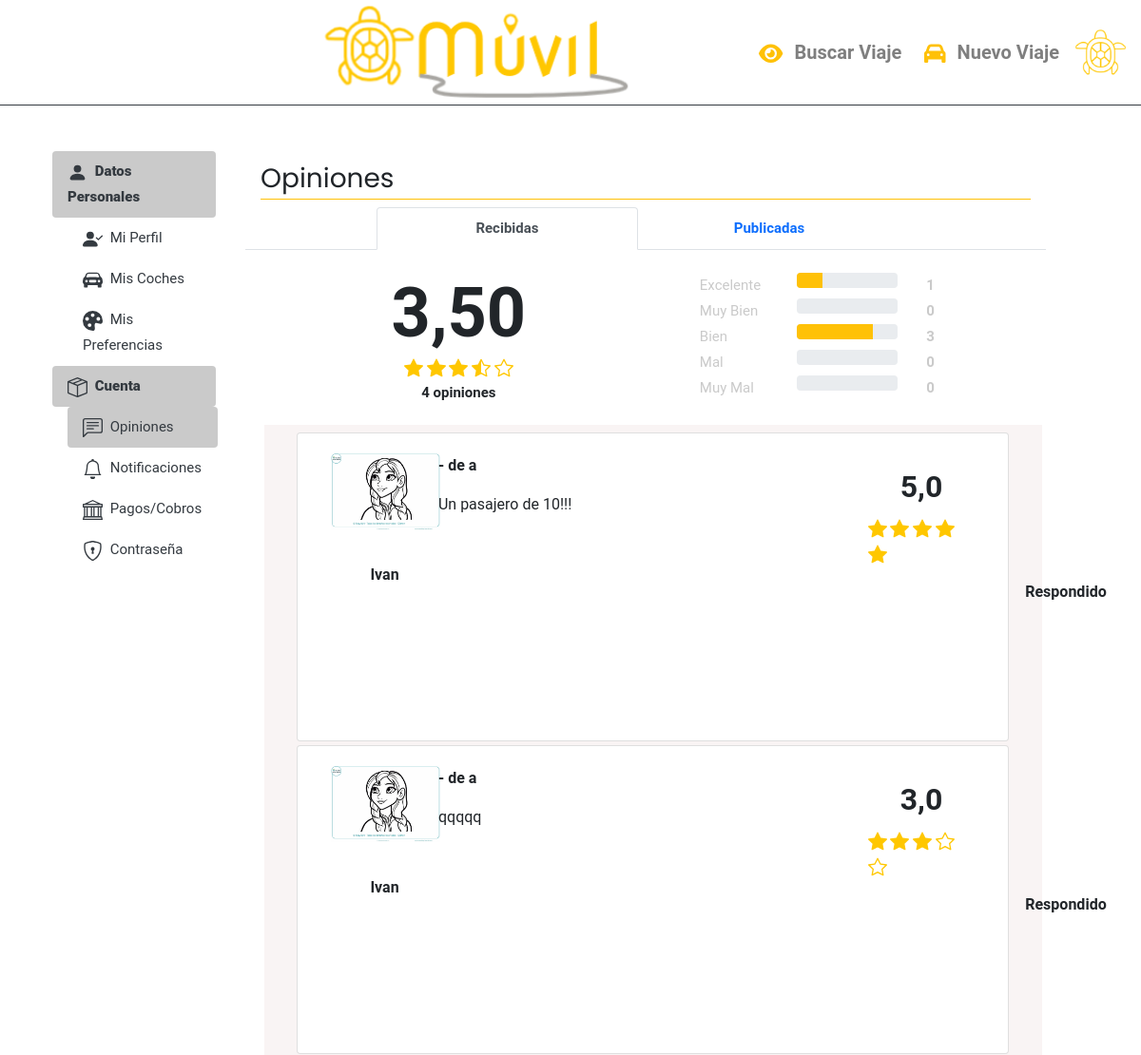
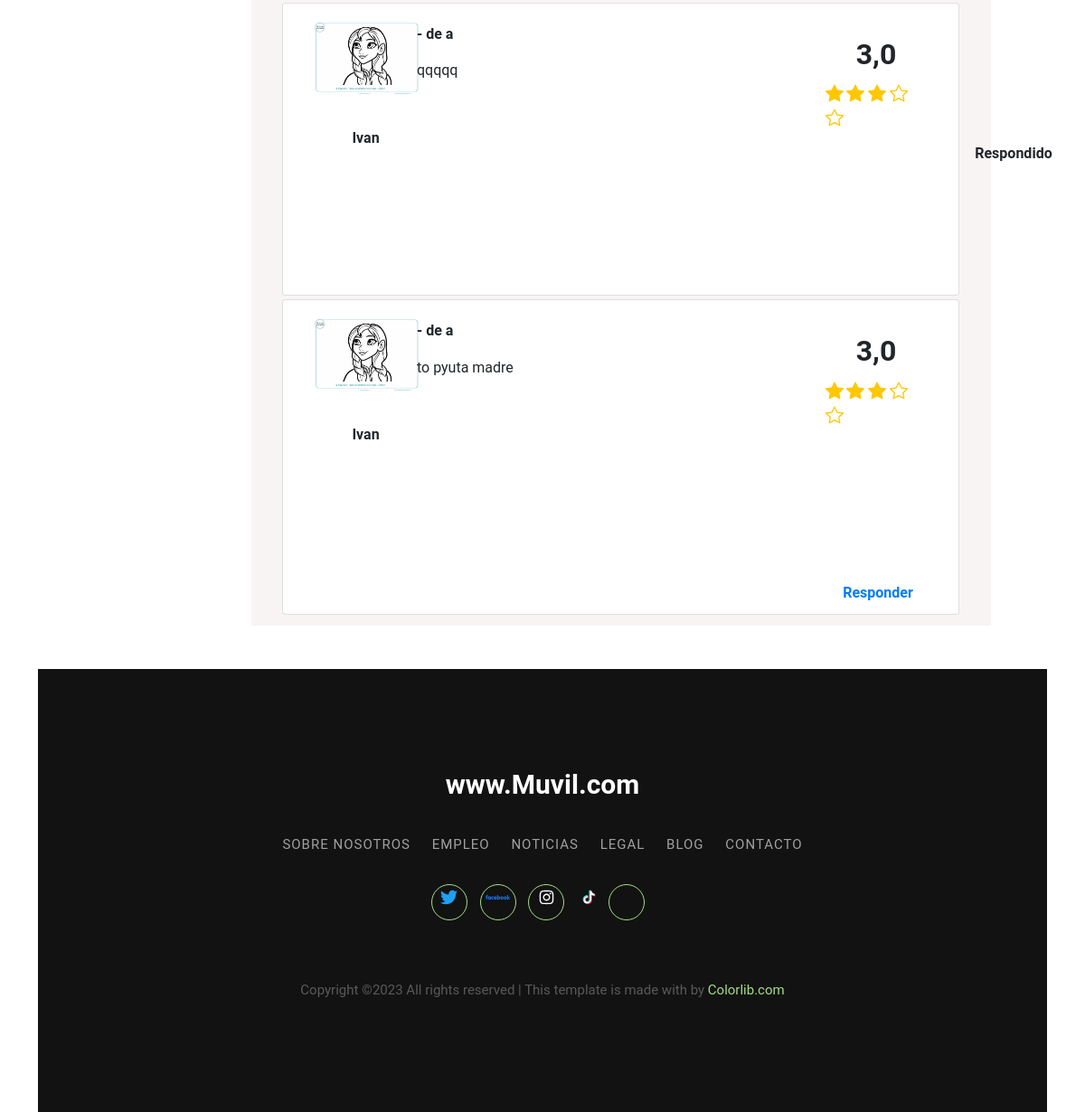
Screenshot of /menu_usuario/opiniones/ (signed in) with the database file from the repository (2 pictures, top to bottom).
### Aplicaciones/FrontEnd/models.py (models this page shows, shortened)
class Personas (models.Model):
    phoneNumberRegex = RegexValidator(regex=r"^\+?1?\d{8,15}$")
    id_usuario = models.ForeignKey(Usuario, to_field='id', null=True, blank=True, on_delete=models.CASCADE)
    nombre = models.CharField(max_length=64, blank=False, null=False)
    apellido1 = models.CharField(max_length=64, blank=False, null=False)
    apellido2 = models.CharField(max_length=64, blank=True, null=True)
    fec_nacimiento = models.DateField(blank=False, null=False)
    tipo_documento = models.CharField (max_length=8, blank=False, null=False)
    numero_documento = models.CharField(max_length=32, blank=False, null=False, unique=True)
    num_telefono = models.CharField(validators = [phoneNumberRegex], max_length = 16, blank=False, null=False)
    genero = models.CharField(max_length=1, choices=genero, default='F', blank=True, null=True)
    puntuacion = models.DecimalField(max_digits=2, decimal_places=1, default=3.5, blank=True, null=True)
    prestigio = models.CharField(max_length=2, choices=prestigio, default='B', blank=True, null=True)
    numero_opiniones = models.PositiveIntegerField(default = '0', blank=True, null=True)
    descripcion = models.CharField(max_length=3000, blank=True, null=True)
    imagen = models.ImageField(upload_to='images/users_profile', default="images/users_profile/avatar-mujer.jpg")
    pref_conversacion = models.PositiveIntegerField(default='1')
    pref_musica = models.PositiveIntegerField(default='1')
    pref_mascota = models.PositiveIntegerField(default='1')
    pref_fumar = models.PositiveIntegerField(default='1')
    pref_comida = models.PositiveIntegerField(default='1')
    notif_noticiasofertas = models.PositiveIntegerField(default='3')
    notif_opiniones = models.PositiveIntegerField(default='3')
    notif_reservas = models.PositiveIntegerField(default='3')
    fec_created = models.DateTimeField(auto_now_add=True)
    fec_updated = models.DateTimeField(auto_now=True)
    class Meta:
        verbose_name = 'personas'
        verbose_name_plural = 'personas'

class Opiniones (models.Model):
    id_persona_publicador = models.ForeignKey(Personas, to_field='id', on_delete=models.CASCADE, related_name='id_publicador')
    id_persona_receptor = models.ForeignKey(Personas, to_field='id', on_delete=models.CASCADE, related_name='id_receptor')
    id_viaje = models.ForeignKey(Viajes, to_field='id', null=True, blank=True, on_delete=models.CASCADE)
    puntuacion = models.DecimalField(max_digits=2, decimal_places=1, default=3.5)
    categoria_puntuacion = models.PositiveIntegerField(choices=categorias_puntuacion, default=3)
    mensaje_opinion = models.CharField(max_length=3000, blank=True, null=True)
    fechor_opinion = models.DateTimeField(blank=True, null=True)
    flg_leido = models.BooleanField(default=False)
    flg_opinion_respondida = models.BooleanField(default=False)
    id_opinion_respuesta = models.ForeignKey('self', to_field='id', on_delete=models.CASCADE, blank=True, null=True)
    fec_created = models.DateTimeField(auto_now_add=True)
    fec_updated = models.DateTimeField(auto_now=True)
    class Meta:
        verbose_name = 'opiniones'
        verbose_name_plural = 'opiniones'

### Aplicaciones/FrontEnd/decorators.py (the view)
        def _wrapped_view(request, *args, **kwargs):
            usuario = Personas.objects.get(id_usuario=request.user.id)
            kwargs['usuario'] = usuario
            return view_func(request, *args, **kwargs)

### Aplicaciones/FrontEnd/templates/menu_usuario_opiniones.html (shortened to what this page needs)
{% extends "menu_usuario_navbar.html" %}
{% load static %}
{% block contenido_tab %}
				<div class="tab-pane fade show active" id="v-pills-opiniones" role="tabpanel" aria-labelledby="v-pills-opiniones-tab">
					<div class="row">
						<div class="col-12 px-3 pt-2">
							<h3 class="border-bottom border-5 border-warning">Opiniones</h3>
						</div>
					</div>
					<nav class="row">
					  	<div class="nav nav-tabs justify-content-center col-12" id="opinion-nav-tab" role="tablist">
							<button class="nav-link active fw-bold col-4" id="nav-received-tab" data-bs-toggle="tab" data-bs-target="#nav-received" type="button" role="tab" aria-controls="nav-received" aria-selected="true">Recibidas</button>
							<button class="nav-link fw-bold col-4" id="nav-posted-tab" data-bs-toggle="tab" data-bs-target="#nav-posted" type="button" role="tab" aria-controls="nav-posted" aria-selected="false">Publicadas</button>
					  	</div>
					</nav>
					<div class="row tab-content" id="opinion-nav-tabContent">
					  	<div class="tab-pane fade show active" id="nav-received" role="tabpanel" aria-labelledby="nav-posted-tab">
							{% include "opiniones_recibidas.html" %}
						</div>
					</div>
				</div>
{% endblock %}

### Aplicaciones/FrontEnd/templates/cabecera_grande.html (shortened to what this page needs)
{% load static %}
<!DOCTYPE html>
<html lang="en">
<head>
	<link type='text/css' href='{% static "css/cabecera.css" %}' rel='stylesheet' />
	<link type='text/css' href='{% static "./css/fontawesome/all.min.css" %}' rel='stylesheet' />
</head>
<body>
		<header>
			<nav class="navbar navbar-light navbar-expand-lg bg-white p-0">
  				<div class="container-fluid border-bottom border-3 border-dark">
					<a class="navbar-brand order-2 order-md-1 col-7 d-none d-md-flex justify-content-end" href="{% url 'n_pagina_principal' %}"><img src="{% static 'img/logo_Muvil_pagina_principal.png' %}" height="100px" alt="MÚVIL"></a>
    				<div class="collapse navbar-collapse justify-content-end ms-4 order-md-2 " id="navbarNavDropdown">
      					<ul class="navbar-nav">
        					<li class="nav-item">
          						<a class="nav-link" href="{% url 'n_buscar_viaje' %}">
									<i class="fas fa-eye fa-xl text-warning"></i>
									<span class="fs-5 fw-bold mx-2">Buscar Viaje</span>
								</a>
        					</li>
        					<li class="nav-item">
								<a class="nav-link"
									{% if not user.is_authenticated %}
									   href="" data-bs-toggle="modal" data-bs-target="#needLoginModal"
									{% else %}
									   href="{% url 'n_nuevo_viaje' %}"
									{% endif %} >
										<i class="fas fa-car fa-xl text-warning"></i>
										<span class="fs-5 fw-bold mx-2">Nuevo Viaje</span>
								</a>
        					</li>
						</ul>
					</div>
					<div class="order-3 order-md-3">
						<div class="nav-item">
							{% if user.is_authenticated %}
							<div class="menu-item-nav dropdown" href="#" role="button">
								{% if usuario.imagen %}
                                <div class="img-container-user dropdown-toggle" id="dropdownMenuLink" data-bs-toggle="dropdown" aria-expanded="false">
                                    <img class="rounded-circle" src="{{ usuario.imagen.url }}">
                                </div>
								{% else %}
								<div class="img-container-user dropdown-toggle" id="dropdownMenuLink" data-bs-toggle="dropdown" aria-expanded="false">
									<img class="rounded-circle" src='{% static "img/avatar-mujer.jpg" %}'>
								</div>
                            	{% endif %}
							</div>
							{% else %}
							<a class="menu-item-nav" href="#" role="button">
								<svg class="far fa-circle-user fa-3x text-dark" data-bs-toggle="modal" data-bs-target="#userModal" width="40" height="40" fill="black" ></svg>
							</a>
							{% endif %}
						</div>
   					</div>
  				</div>
			</nav>
		</header>
</body>
</html>

### Aplicaciones/FrontEnd/templates/opiniones_recibidas.html (shortened to what this page needs)
{% load static %}
<!DOCTYPE html>
<html lang="en">
<head>
</head>
<body>
  <div class="container-fluid mx-2 my-4" id="opiniones-recibidas">
    <div class="row" id="opiniones-header">
        <div class="col-5 col-lg-6 align-self-center" id="opiniones-resumen">
            <div class="row" id="puntuacion">
                <div class="col d-flex justify-content-center">
                    <p class="display-3 fw-bold mb-0">
                        {{ avg_puntuacion.avg_punt|floatformat:2 }}
                    </p>
                </div>
            </div>
            <div class="row" id="estrellas">
                <div class="col d-flex justify-content-center">
                    <div class="rating" style="color: #FFC700;">
                        <img class="star" {% if avg_puntuacion.avg_punt > 0.75 %} src='{% static "icon/star-fill.svg" %}'
                                        {% elif avg_puntuacion.avg_punt <= 0.75 and avg_puntuacion.avg_punt >= 0.25 %} src='{% static "icon/star-half.svg" %}'
                                        {% else %} src='{% static "icon/star.svg" %}' {%endif%}>
                        <img class="star" {% if avg_puntuacion.avg_punt > 1.75 %} src='{% static "icon/star-fill.svg" %}'
                                        {% elif avg_puntuacion.avg_punt <= 1.75 and avg_puntuacion.avg_punt >= 1.25 %} src='{% static "icon/star-half.svg" %}'
                                        {% else %} src='{% static "icon/star.svg" %}' {%endif%}>
                        <img class="star" {% if avg_puntuacion.avg_punt > 2.75 %} src='{% static "icon/star-fill.svg" %}'
                                        {% elif avg_puntuacion.avg_punt <= 2.75 and avg_puntuacion.avg_punt >= 2.25 %} src='{% static "icon/star-half.svg" %}'
                                        {% else %} src='{% static "icon/star.svg" %}' {%endif%}>
                        <img class="star" {% if avg_puntuacion.avg_punt > 3.75 %} src='{% static "icon/star-fill.svg" %}'
                                        {% elif avg_puntuacion.avg_punt <= 3.75 and avg_puntuacion.avg_punt >= 3.25 %} src='{% static "icon/star-half.svg" %}'
                                        {% else %} src='{% static "icon/star.svg" %}' {%endif%}>
                        <img class="star" {% if avg_puntuacion.avg_punt > 4.75 %} src='{% static "icon/star-fill.svg" %}'
                                        {% elif avg_puntuacion.avg_punt <= 4.75 and avg_puntuacion.avg_punt >= 4.25 %} src='{% static "icon/star-half.svg" %}'
                                        {% else %} src='{% static "icon/star.svg" %}' {%endif%}>
                    </div>
                </div>
            </div>
            <div class="row mb-1" id="numero_opiniones">
                <div class="col d-flex justify-content-center fw-bold">
                    {{ total_opiniones }} opiniones
                </div>
            </div>
        </div>
        <div class="col-7 col-lg-6" id="opiniones-categorias">
            <div class="row justify-content-center" id="opiniones_cat">
                {% for key, values in opiniones_cat_dict.items %}
                <div class="col-7 col-lg-3 font2-muvil">
                    {{ key }}
                </div>
                <div class="col-4 font2-muvil d-none d-lg-block">
                    <div class="progress">
                        <div class="progress-bar bg-warning" role="progressbar"
                             style="width: {% widthratio values total_opiniones 100 %}%"
                             aria-valuenow="{% widthratio values total_opiniones 100 %}"
                             aria-valuemin="0"
                             aria-valuemax="{{total_opiniones}}"></div>
                    </div>
                </div>
                <div class="col-3 fw-bold font2-muvil">
                    {{ values }}
                </div>
                {% endfor %}
            </div>
        </div>
    </div>
    <div class="row mt-3 py-2" id="opiniones-list">
        {% for or in opiniones_recibidas %}
        <div class="card mx-auto col-11 mb-1" id="opinion-card">
            <div class="row no-gutters card-body pb-1">
                <div class="col-6 col-lg-2 card-block order-1 order-lg-1 opinion-photo" id="opinion-photo">
                    <div class="img-container-opinion mx-auto">
                        {% if or.id_persona_publicador.imagen %}
                            <img class="mx-auto d-block" src="{{ or.id_persona_publicador.imagen.url }}">
                        {% endif %}
                    </div>
                    <p class="fs-6 fw-bold mb-0 text-center opinion-photo">
                        {{or.id_persona_publicador.nombre}}
                    </p>
                </div>
                <div class="col-12 col-lg-8 card-block order-3 order-lg-2" id="opinion-body">
                    <div class="row card-title" id="opinion-header">
                        <div class="col fw-bold fs-6">
                            {{ or.id_viaje.fecha_ida|date:"d/m/Y" }} - de {{or.id_viaje.ciudad_origen}} a {{or.id_viaje.ciudad_destino}}
                        </div>
                    </div>
                    <div class="row" id="opinion-comment">
                        <div class="col fs-6">
                            {{or.mensaje_opinion}}
                        </div>
                    </div>
                </div>
                <div class="col-6 col-lg-2 card-block order-2 order-lg-3" id="opinion-score">
                    <div class="row mt-2" id="opinion-score">
                        <div class="col d-flex justify-content-center">
                            <p class="fs-2 fw-bold mb-0">
                                {{or.puntuacion}}
                            </p>
                        </div>
                    </div>
                    <div class="row" id="estrellas">
                        <div class="col d-flex justify-content-center">
                            <div class="rating" style="color: #FFC700;">
                                <img class="star" {% if or.puntuacion > 0.75 %} src='{% static "icon/star-fill.svg" %}'
                                                {% elif or.puntuacion <= 0.75 and or.puntuacion >= 0.25 %} src='{% static "icon/star-half.svg" %}'
                                                {% else %} src='{% static "icon/star.svg" %}' {%endif%}>
                                <img class="star" {% if or.puntuacion > 1.75 %} src='{% static "icon/star-fill.svg" %}'
                                                {% elif or.puntuacion <= 1.75 and or.puntuacion >= 1.25 %} src='{% static "icon/star-half.svg" %}'
                                                {% else %} src='{% static "icon/star.svg" %}' {%endif%}>
                                <img class="star" {% if or.puntuacion > 2.75 %} src='{% static "icon/star-fill.svg" %}'
                                                {% elif or.puntuacion <= 2.75 and or.puntuacion >= 2.25 %} src='{% static "icon/star-half.svg" %}'
                                                {% else %} src='{% static "icon/star.svg" %}' {%endif%}>
                                <img class="star" {% if or.puntuacion > 3.75 %} src='{% static "icon/star-fill.svg" %}'
                                                {% elif or.puntuacion <= 3.75 and or.puntuacion >= 3.25 %} src='{% static "icon/star-half.svg" %}'
                                                {% else %} src='{% static "icon/star.svg" %}' {%endif%}>
                                <img class="star" {% if or.puntuacion > 4.75 %} src='{% static "icon/star-fill.svg" %}'
                                                {% elif or.puntuacion <= 4.75 and or.puntuacion >= 4.25 %} src='{% static "icon/star-half.svg" %}'
                                                {% else %} src='{% static "icon/star.svg" %}' {%endif%}>
                            </div>
                        </div>
                    </div>
                    {% if 'menu_usuario/opiniones/' in request.path %}
                    <div class="row pt-2" id="opinion-answer">
                        <div class="col d-flex justify-content-center">
                            {% if or.flg_opinion_respondida %}
                            <button class="btn d-flex">
                                <a href="" alt="Respondido"><embed src='{% static "icon/tag.svg" %}' alt="Respondido"/></a>
                                <b class="ps-1 fs-6">Respondido</b>
                            </button>
                            {% else %}
                            <div class="btn d-flex">
                                <a href="{% url 'n_nueva_opinion' idV=or.id_viaje_id idPr=or.id_persona_publicador_id idO=or.id %}">
                                    <embed src='{% static "icon/reply.svg" %}' alt="Responder"/>
                                    <b class="ps-1 fs-6">Responder</b>
                                </a>
                            </div>
                            {% endif %}
                        </div>
                    </div>
                    {% endif %}
                </div>
            </div>
    </div>
        {% endfor %}
    </div>
</div>
</body>
</html>

### rows the page displays
Personas: imagen (picture)
Opiniones: id_persona_publicador.imagen (picture), id_persona_publicador.nombre "Ivan", mensaje_opinion "Un pasajero de 10!!!", puntuacion "5,0", flg_opinion_respondida "Respondido"
Opiniones: id_persona_publicador.imagen (picture), id_persona_publicador.nombre "Ivan", mensaje_opinion "qqqqq", puntuacion "3,0", flg_opinion_respondida "Respondido"
Opiniones: id_persona_publicador.imagen (picture), id_persona_publicador.nombre "Ivan", mensaje_opinion "qqqqq", puntuacion "3,0", flg_opinion_respondida "Respondido"
Opiniones: id_persona_publicador.imagen (picture), id_persona_publicador.nombre "Ivan", mensaje_opinion "to pyuta madre", puntuacion "3,0", flg_opinion_respondida "Responder"

### other values shown
{{ avg_puntuacion.avg_punt|floatformat:2 }} "3,50"
{{ total_opiniones }} "4"
{{ key }} "Excelente" "Muy Bien" "Bien" "Mal" "Muy Mal"
{{ values }} "1" "0" "3" "0" "0"
